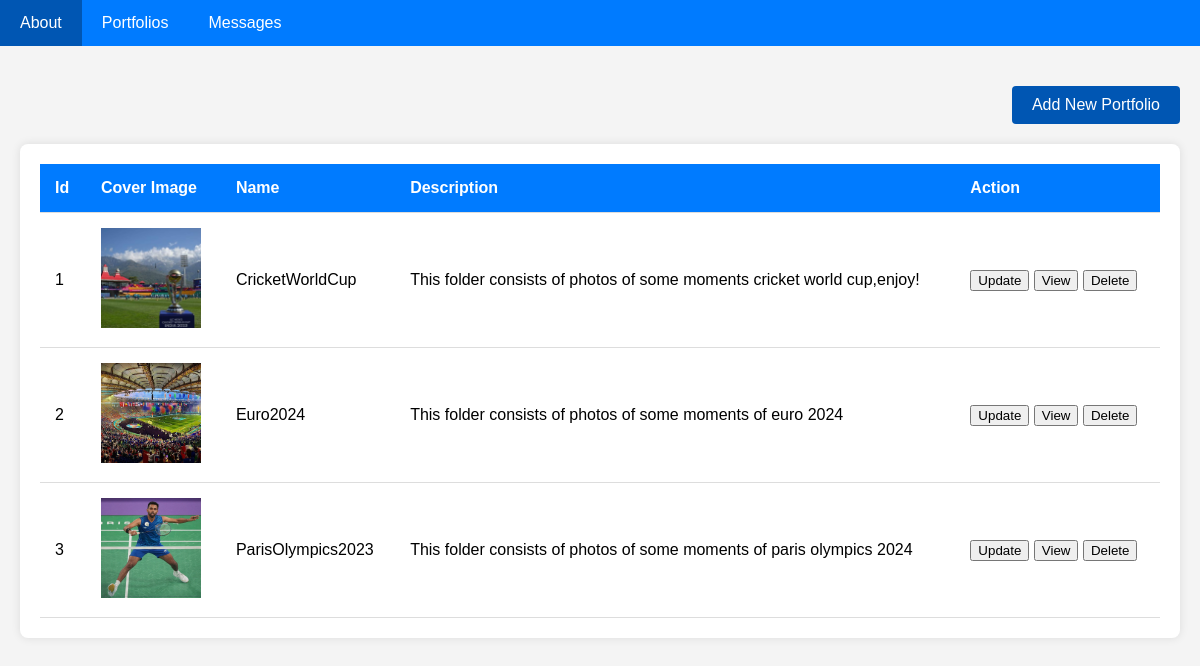
The page /dashboard/index.php (signed in) on the database its author committed.
### tables this page shows
CREATE TABLE `portfolio` (
  `portfolio_id` int NOT NULL,
  `userid` int NOT NULL,
  `name` varchar(225) NOT NULL,
  `description` varchar(225) NOT NULL,
  `image_path` varchar(225) DEFAULT NULL
);

### dashboard/index.php (the view, shortened to what this page needs)
<!DOCTYPE html>
<html lang="en">
<head>
</head>
<body>
    <div class="navbar">
        <a href="about.php">About</a>
        <a href="index.php">Portfolios</a>
        <a href="contact.php">Messages</a>
    </div>
    <div class="container">
        <a href="../Form.php" class="add-portfolio">Add New Portfolio</a>
        <main class="table">
            <section class="table__body">
                <table>
                    <thead>
                        <tr>
                            <th>Id</th>
                            <th>Cover Image</th>
                            <th>Name</th>
                            <th>Description</th>
                            <th>Action</th>
                        </tr>
                    </thead>
                    <tbody>
                        <?php
                        $userid = $_COOKIE['user_id'];
                        include 'server.php';
                        $sql = "SELECT * FROM portfolio WHERE userid = '$userid'";
                        $code = mysqli_query($conn, $sql);
                        $i = 1;
                        while($res = mysqli_fetch_array($code)){
                            $portfolio = $res['portfolio_id'];
                            $imagepath = $userid . '/' . $portfolio . '/' . $portfolio . '/cover.jpg';
                        ?>
                        <tr>
                            <td><?php echo $i; ?></td>
                            <td><img src="../<?php echo $imagepath; ?>" class="image"></td>
                            <td><?php echo $res['name']; ?></td>
                            <td><?php echo $res['description']; ?></td>
                            <td>
                                <a href='portfolioupdate.php?id=<?php echo $portfolio?>'><button>Update</button></a>
                                <a href='portfolio.php?id=<?php echo $portfolio?>'><button>View</button></a>
                                <a href='portfoliodelete.php?id=<?php echo $portfolio?>'><button>Delete</button></a>
                            </td>
                        </tr>
                        <?php
                            $i = $i + 1;
                        }
                        ?>
                    </tbody>
                </table>
            </section>
        </main>
    </div>
</body>
</html>

### dashboard/index.php (style rules this page uses)
body { font-family: Arial, sans-serif; background-color: #f4f4f4; margin: 0; padding: 0; }
.navbar { background-color: #007BFF; overflow: hidden; }
.navbar a { float: left; display: block; color: white; text-align: center; padding: 14px 20px; text-decoration: none; }
.container { padding: 20px; }
.add-portfolio { display: inline-block; margin: 20px 0; padding: 10px 20px; background-color: #0056b3; color: white; text-align: center; text-decoration: none; border-radius: 4px; float: right; }
.table__body { padding: 20px; background: #fff; box-shadow: 0 0 10px rgba(0, 0, 0, 0.1); border-radius: 8px; clear: both; }
table { width: 100%; border-spacing: 0; }
thead { background-color: #007BFF; color: white; }
th, td { padding: 15px; text-align: left; border-bottom: 1px solid #ddd; }
.image { width: 100px; height: 100px; object-fit: cover; transition: transform 0.2s ease-in-out; }

### rows shown on the page
portfolio: shows a picture, name "CricketWorldCup", description "This folder consists of photos of some moments cricket world cup,enjoy!"
portfolio: shows a picture, name "Euro2024", description "This folder consists of photos of some moments of euro 2024"
portfolio: shows a picture, name "ParisOlympics2023", description "This folder consists of photos of some moments of paris olympics 2024"
